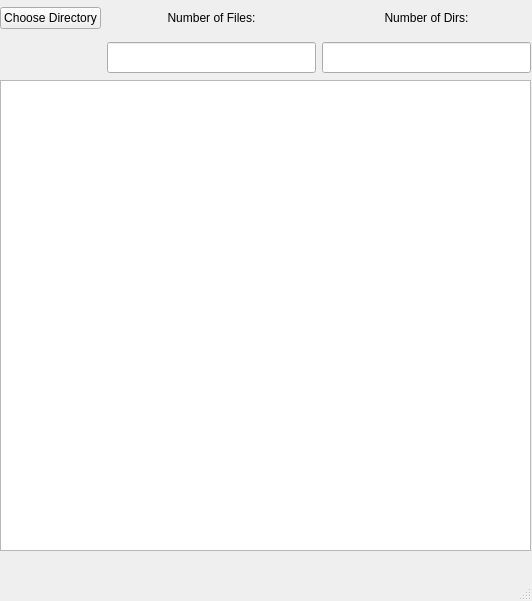
<?xml version="1.0" encoding="UTF-8"?>
<ui version="4.0">
 <class>MainWindow</class>
 <widget class="QMainWindow" name="MainWindow">
  <property name="geometry">
   <rect>
    <x>0</x>
    <y>0</y>
    <width>532</width>
    <height>601</height>
   </rect>
  </property>
  <property name="windowTitle">
   <string>MainWindow</string>
  </property>
  <widget class="QWidget" name="centralwidget">
   <widget class="QListWidget" name="listWidget">
    <property name="geometry">
     <rect>
      <x>0</x>
      <y>80</y>
      <width>531</width>
      <height>471</height>
     </rect>
    </property>
    <property name="horizontalScrollBarPolicy">
     <enum>Qt::ScrollBarAlwaysOff</enum>
    </property>
   </widget>
   <widget class="QWidget" name="gridLayoutWidget">
    <property name="geometry">
     <rect>
      <x>0</x>
      <y>0</y>
      <width>531</width>
      <height>81</height>
     </rect>
    </property>
    <layout class="QGridLayout" name="gridLayout">
     <item row="0" column="2">
      <widget class="QLabel" name="label_2">
       <property name="text">
        <string>Number of Dirs:</string>
       </property>
       <property name="alignment">
        <set>Qt::AlignCenter</set>
       </property>
      </widget>
     </item>
     <item row="0" column="0">
      <widget class="QPushButton" name="button_ChooseDir">
       <property name="text">
        <string>Choose Directory</string>
       </property>
       <property name="checkable">
        <bool>true</bool>
       </property>
       <property name="checked">
        <bool>false</bool>
       </property>
      </widget>
     </item>
     <item row="1" column="1">
      <widget class="QLineEdit" name="lineEdit_NumFiles">
       <property name="minimumSize">
        <size>
         <width>0</width>
         <height>31</height>
        </size>
       </property>
       <property name="readOnly">
        <bool>true</bool>
       </property>
      </widget>
     </item>
     <item row="0" column="1">
      <widget class="QLabel" name="label">
       <property name="text">
        <string>Number of Files:</string>
       </property>
       <property name="scaledContents">
        <bool>false</bool>
       </property>
       <property name="alignment">
        <set>Qt::AlignCenter</set>
       </property>
      </widget>
     </item>
     <item row="1" column="2">
      <widget class="QLineEdit" name="lineEdit_NumDirs">
       <property name="minimumSize">
        <size>
         <width>171</width>
         <height>31</height>
        </size>
       </property>
       <property name="readOnly">
        <bool>true</bool>
       </property>
      </widget>
     </item>
    </layout>
   </widget>
  </widget>
  <widget class="QMenuBar" name="menubar">
   <property name="geometry">
    <rect>
     <x>0</x>
     <y>0</y>
     <width>532</width>
     <height>36</height>
    </rect>
   </property>
  </widget>
  <widget class="QStatusBar" name="statusbar"/>
 </widget>
 <resources/>
 <connections/>
</ui>
